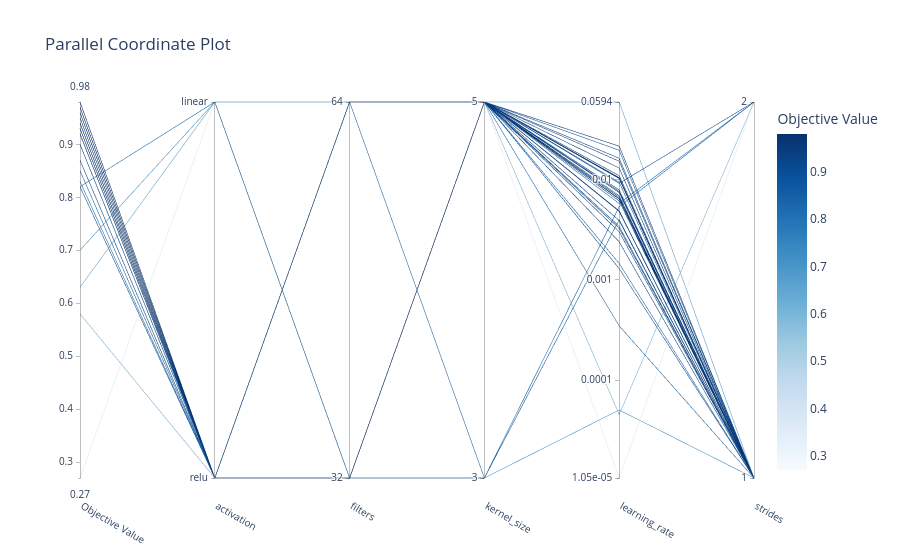

Write notebook code for a chart like this one.
### Code cell
optuna.visualization.plot_parallel_coordinate(study)

### Figure 1 — Plotly figure (JSON) as saved in the notebook; plotly's stock layout.template omitted (floating-point values rounded to 4 significant figures)
{"data": [{"dimensions": [{"label": "Objective Value", "range": [0.27, 0.98], "values": [0.87, 0.7, 0.93, 0.83, 0.95, 0.93, 0.9, 0.82, 0.94, 0.92, 0.92, 0.92, 0.87, 0.94, 0.92, 0.96, 0.93, 0.94, 0.93, 0.93, 0.92, 0.93, 0.85, 0.98, 0.97, 0.97, 0.95, 0.96, 0.93, 0.92, 0.9, 0.82, 0.82, 0.63, 0.92, 0.27, 0.58]}, {"label": "activation", "range": [0, 1], "ticktext": ["relu", "linear"], "tickvals": [0, 1], "values": [0, 1, 0, 0, 0, 0, 0, 0, 0, 0, 0, 0, 0, 0, 0, 0, 0, 0, 0, 0, 0, 0, 0, 0, 0, 0, 0, 0, 0, 0, 0, 1, 0, 1, 0, 1, 0]}, {"label": "filters", "range": [0, 1], "ticktext": ["32", "64"], "tickvals": [0, 1], "values": [0, 0, 0, 0, 0, 0, 0, 0, 0, 0, 0, 0, 0, 0, 0, 0, 0, 0, 0, 0, 0, 0, 0, 0, 0, 0, 0, 0, 0, 0, 0, 0, 1, 1, 1, 1, 1]}, {"label": "kernel_size", "range": [0, 1], "ticktext": ["3", "5"], "tickvals": [0, 1], "values": [0, 0, 1, 1, 1, 1, 1, 1, 1, 1, 1, 1, 1, 1, 1, 1, 1, 1, 1, 1, 1, 1, 1, 1, 1, 1, 1, 1, 1, 1, 1, 1, 0, 1, 1, 1, 1]}, {"label": "learning_rate", "range": [-4.977, -1.227], "ticktext": ["1.05e-05", "0.0001", "0.001", "0.01", "0.0594"], "tickvals": [-4.977, -4, -3, -2, -1.227], "values": [-2.401, -4.299, -2.409, -3.46, -2.318, -1.817, -2.889, -2.838, -2.13, -2.487, -2.103, -2.621, -1.708, -2.195, -2.313, -1.667, -1.981, -2.214, -1.886, -2.119, -1.787, -2.521, -2.028, -2.191, -2.176, -1.984, -1.99, -1.961, -1.988, -2.467, -2.038, -2.24, -2.271, -1.227, -2.162, -4.977, -4.344]}, {"label": "strides", "range": [0, 1], "ticktext": ["1", "2"], "tickvals": [0, 1], "values": [0, 0, 0, 0, 0, 0, 0, 0, 0, 0, 0, 0, 0, 0, 0, 0, 0, 0, 0, 0, 0, 0, 0, 0, 0, 0, 0, 0, 0, 0, 1, 1, 1, 0, 0, 1, 1]}], "labelangle": 30, "labelside": "bottom", "line": {"color": [0.87, 0.7, 0.93, 0.83, 0.95, 0.93, 0.9, 0.82, 0.94, 0.92, 0.92, 0.92, 0.87, 0.94, 0.92, 0.96, 0.93, 0.94, 0.93, 0.93, 0.92, 0.93, 0.85, 0.98, 0.97, 0.97, 0.95, 0.96, 0.93, 0.92, 0.9, 0.82, 0.82, 0.63, 0.92, 0.27, 0.58], "colorbar": {"title": {"text": "Objective Value"}}, "colorscale": [[0.0, "rgb(247,251,255)"], [0.125, "rgb(222,235,247)"], [0.25, "rgb(198,219,239)"], [0.375, "rgb(158,202,225)"], [0.5, "rgb(107,174,214)"], [0.625, "rgb(66,146,198)"], [0.75, "rgb(33,113,181)"], [0.875, "rgb(8,81,156)"], [1.0, "rgb(8,48,107)"]], "reversescale": false, "showscale": true}, "type": "parcoords"}], "layout": {"title": {"text": "Parallel Coordinate Plot"}}}
